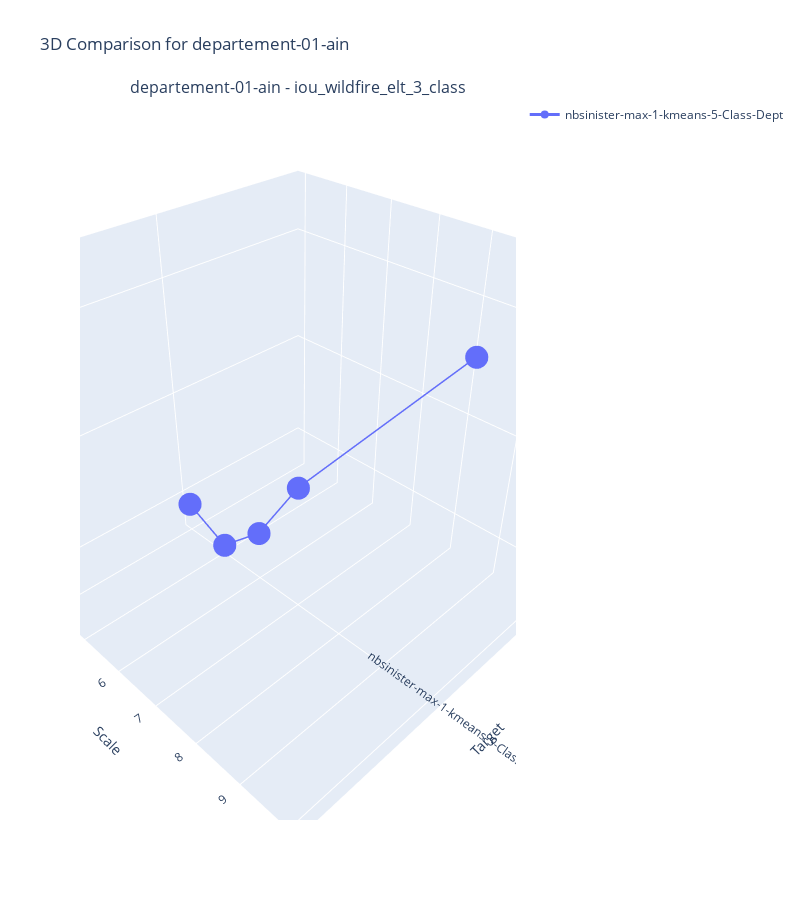
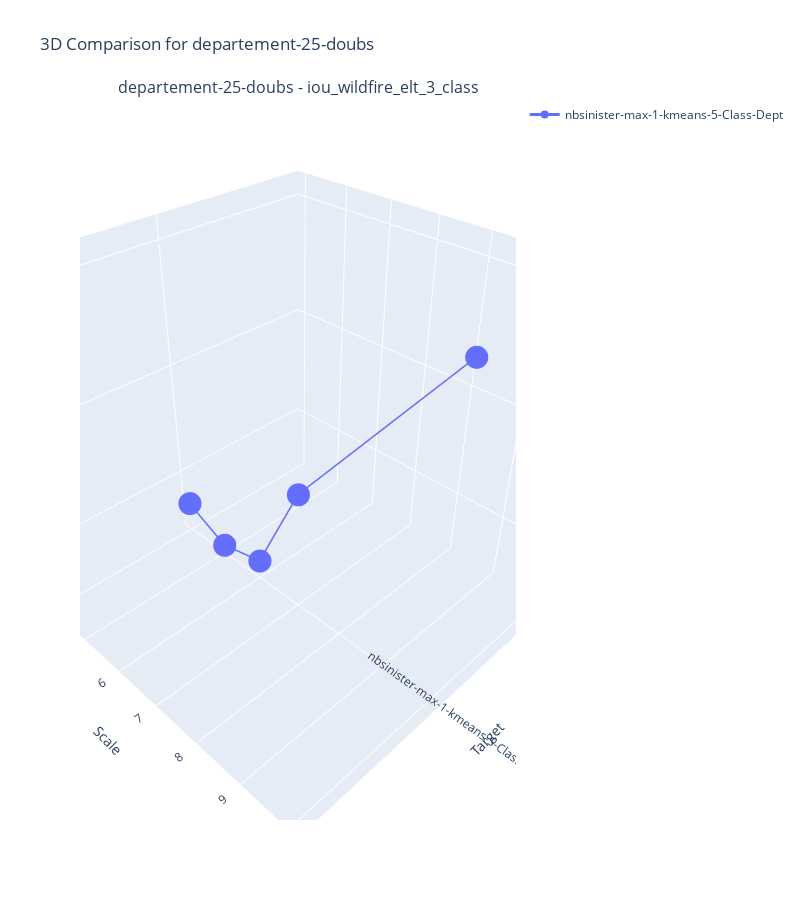

Notebook cell for these charts, in order:
### Code cell
compare_models_2d(df, df.Department.unique(), dept_markers, ['iou_wildfire_elt_3_class'],  'Target', 'Scale', 'Target')

### Figure 1 — Plotly figure (JSON) as saved in the notebook; plotly's stock layout.template omitted (floating-point values rounded to 4 significant figures)
{"data": [{"line": {"color": "#636EFA", "width": 3}, "marker": {"color": "#636EFA", "size": 8}, "mode": "lines+markers", "name": "nbsinister-max-1-kmeans-5-Class-Dept", "scene": "scene", "type": "scatter3d", "x": [0, 0, 0, 0, 0], "y": [4, 5, 6, 7, 10], "z": [0.19, 0.17, 0.21, 0.28, 0.44]}], "layout": {"annotations": [{"font": {"size": 16}, "showarrow": false, "text": "departement-01-ain - iou_wildfire_elt_3_class", "x": 0.5, "xanchor": "center", "xref": "paper", "y": 1, "yanchor": "bottom", "yref": "paper"}], "height": 900, "scene": {"domain": {"x": [0, 1], "y": [0, 1]}, "xaxis": {"ticktext": ["nbsinister-max-1-kmeans-5-Class-Dept"], "tickvals": [0], "title": {"text": "Target"}}, "yaxis": {"title": {"text": "Scale"}}, "zaxis": {"title": {"text": "iou_wildfire_elt_3_class"}}}, "showlegend": true, "title": {"text": "3D Comparison for departement-01-ain"}, "width": 800}}

### Figure 2 — Plotly figure (JSON) as saved in the notebook; plotly's stock layout.template omitted (floating-point values rounded to 4 significant figures)
{"data": [{"line": {"color": "#636EFA", "width": 3}, "marker": {"color": "#636EFA", "size": 8}, "mode": "lines+markers", "name": "nbsinister-max-1-kmeans-5-Class-Dept", "scene": "scene", "type": "scatter3d", "x": [0, 0, 0, 0, 0], "y": [4, 5, 6, 7, 10], "z": [0.17, 0.15, 0.16, 0.25, 0.41]}], "layout": {"annotations": [{"font": {"size": 16}, "showarrow": false, "text": "departement-25-doubs - iou_wildfire_elt_3_class", "x": 0.5, "xanchor": "center", "xref": "paper", "y": 1, "yanchor": "bottom", "yref": "paper"}], "height": 900, "scene": {"domain": {"x": [0, 1], "y": [0, 1]}, "xaxis": {"ticktext": ["nbsinister-max-1-kmeans-5-Class-Dept"], "tickvals": [0], "title": {"text": "Target"}}, "yaxis": {"title": {"text": "Scale"}}, "zaxis": {"title": {"text": "iou_wildfire_elt_3_class"}}}, "showlegend": true, "title": {"text": "3D Comparison for departement-25-doubs"}, "width": 800}}
